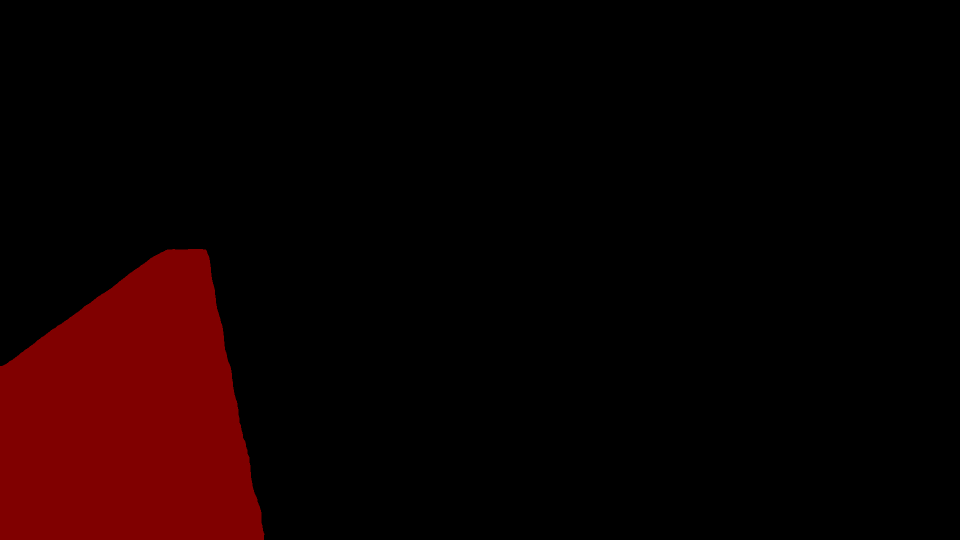
#> input picture result10.png, 1920 x 1080 px (shown at 1/2 size)
$ python Corner.py
#> lines starting #> are read from the running program, lines starting #| are printed output that depends on the picture; after the words box and inside, x2 and y2 are one past the last pixel; in counts of white or black regions, pixels touching at a corner belong together; long printed decimals are rounded
import cv2
import numpy as np
from sklearn.cluster import KMeans
import math
from pylsd.lsd import lsd
import time

def calculate_intersection(line1, line2):
    rho1, theta1 = line1[0]
    rho2, theta2 = line2[0]

    # 计算直线1的笛卡尔坐标参数
    x1 = rho1 * np.cos(theta1)
    y1 = rho1 * np.sin(theta1)
    x2 = x1 + 1000 * (-np.sin(theta1))
    y2 = y1 + 1000 * (np.cos(theta1))

    # 计算直线2的笛卡尔坐标参数
    x3 = rho2 * np.cos(theta2)
    y3 = rho2 * np.sin(theta2)
    x4 = x3 + 1000 * (-np.sin(theta2))
    y4 = y3 + 1000 * (np.cos(theta2))

    # 计算直线1和直线2的交点坐标
    det = (x1 - x2) * (y3 - y4) - (y1 - y2) * (x3 - x4)
    if abs(det) < 1e-6:
        return None  # 两直线平行或重合，不存在交点

    x = ((x1 * y2 - y1 * x2) * (x3 - x4) - (x1 - x2) * (x3 * y4 - y3 * x4)) / det
    y = ((x1 * y2 - y1 * x2) * (y3 - y4) - (y1 - y2) * (x3 * y4 - y3 * x4)) / det

    return x, y

def Houghfindlines(line_data, theta_rho, num):
    # 初始化K-Means模型，指定要分为二类
    kmeans = KMeans(n_clusters=num)
    # 当遇到小目标的跑道采用聚类4个值，只取其中两个category进行挑出进行标注
    # 进行聚类
    kmeans.fit(theta_rho)

    # 获取每个值所属的类别标签
    labels = kmeans.labels_

    # 创建四个空列表，用于存放每个类别的值
    category1 = []
    category2 = []


    # 将值根据类别标签分配到四个列表中
    for i, label in enumerate(labels):
        if label == 0:
            category1.append(theta_rho[i][0])
        elif label == 1:
            category2.append(theta_rho[i][0])


    category=[category1[0], category2[0]]

    return_lines = []
    for line in line_data:
        rho1, theta1 = line[0]
        if theta1 in category:
            category.remove(theta1)
            return_lines.append(line)

    return return_lines
    # 打印每个类别的值
def pointfind(point_data, x_data, num):
    # 初始化K-Means模型，指定要分为二类
    kmeans = KMeans(n_clusters=num)
    # 进行聚类
    kmeans.fit(x_data)
    # 获取每个值所属的类别标签
    labels = kmeans.labels_
    # 创建四个空列表，用于存放每个类别的值
    category1 = []
    category2 = []
    category3 = []
    category4 = []
    # 将值根据类别标签分配到四个列表中
    for i, label in enumerate(labels):
        if label == 0:
            category1.append(x_data[i][0])
        elif label == 1:
            category2.append(x_data[i][0])
        elif label == 2:
            category3.append(x_data[i][0])
        elif label == 3:
            category4.append(x_data[i][0])

    category=[category1[0], category2[0], category3[0], category4[0]]

    return_points = []
    for point in point_data:
        x1, y1 = point
        if x1 in category:
            category.remove(x1)
            return_points.append(point)

    return return_points

def find_contour(contours):
    w_data = []
    for contour in contours:
        x, y, w, h = cv2.boundingRect(contour)
        w_data.append(w)
    wmax = max(w_data)
    for contour in contours:
        x, y, w, h = cv2.boundingRect(contour)
        if w == wmax:
            fin_contour = contour
            break
    return fin_contour

# 最小包络四边形算法
def quadframe(contours_canvas,gray):
    ret, thresh = cv2.threshold(gray, 30, 255, cv2.THRESH_BINARY)
    contours, hierarchy = cv2.findContours(thresh, cv2.RETR_TREE, cv2.CHAIN_APPROX_SIMPLE)
    x, y, w, h = cv2.boundingRect(find_contour(contours))
    cv2.rectangle(contours_canvas, (x, y), (x+w, y+h), 1, 3)
    # cv2.rectangle(image, (x, y), (x + w, y + h), 255, 1)
    cv2.imshow('contours_canvas', contours_canvas)
    # [5 lines of commented-out code are left out]
    cnt_len = cv2.arcLength(contours[0], True)
    cnt = cv2.approxPolyDP(contours[0], 0.02 * cnt_len, True)
    down_cnt = sorted(cnt, key=lambda point: point[0][1], reverse=True)[:2]

    return down_cnt

start_time = time.time()
# 读取图像并转为灰度图像 初始化图像参数
image = cv2.imread('result10.png')
#> image is the input picture: shape (1080, 1920, 3); mean B, G, R 0, 0, 14.5
image1 = cv2.imread('zhuanli.png')
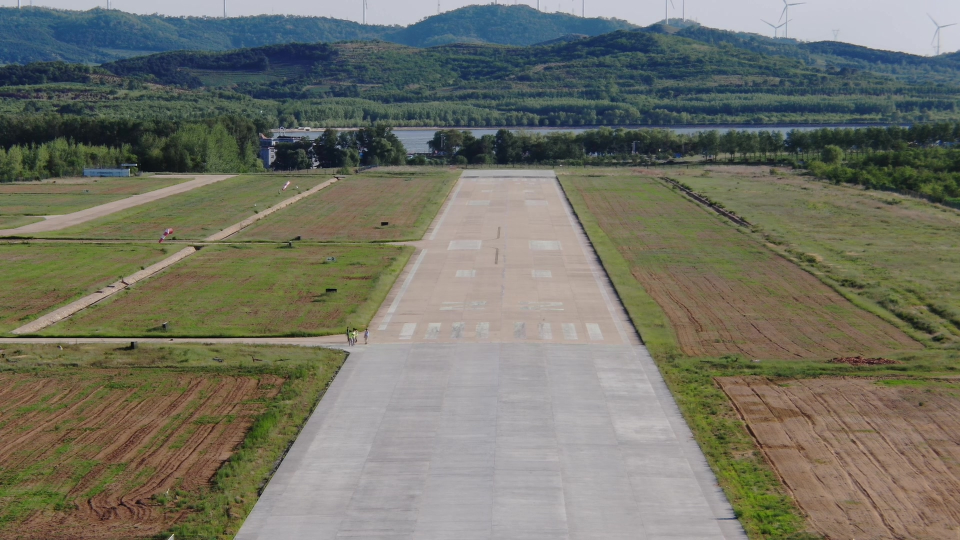
#> input picture zhuanli.png, 1920 x 1080 px (shown at 1/2 size)
#> image1 is the input picture: shape (1080, 1920, 3); mean B, G, R 101.9, 114.3, 114
image2 = cv2.imread('result10.png')
gray = cv2.cvtColor(image, cv2.COLOR_BGR2GRAY)
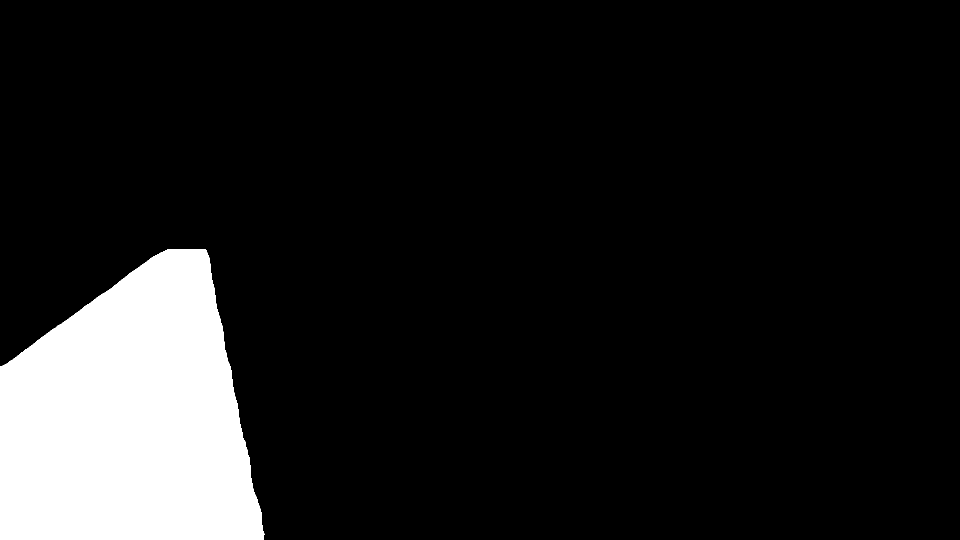
#> gray: shape (1080, 1920) (shown at 1/2 size); values 0 (black) and 38 (white), 11.3% white; 1 white region, box (x1, y1, x2, y2) and area: (0, 498, 529, 1080) 234904
lines_canvas = np.zeros(image.shape, dtype=np.uint8)
lines_canvas = cv2.cvtColor(lines_canvas, cv2.COLOR_BGR2GRAY)
contours_canvas = np.zeros(image.shape, dtype=np.uint8)
contours_canvas = cv2.cvtColor(contours_canvas, cv2.COLOR_BGR2GRAY)
down_cnt = quadframe(contours_canvas, gray)
#> in quadframe, `ret, thresh = cv2.threshold(gray, 30, 255, cv2.THRESH_BINARY)`: thresh: shape (1080, 1920); 11.3% white; 1 white region
#> in quadframe, `contours, hierarchy = cv2.findContours(thresh, cv2.RETR_TREE, cv2.CHAI..`: contours = 1 contour; box (x1, y1, x2, y2) and area: (0, 498, 529, 1080) 233970
#> the loop in find_contour, `for contour in contours:` made 1 pass
#> (x, y, w, h) on pass 1: (0, 498, 529, 582)
#> after the loop in find_contour, `for contour in contours:`: w_data = [529]
#> in find_contour, `wmax = max(w_data)`: wmax = 529
#> in quadframe, `x, y, w, h = cv2.boundingRect(find_contour(contours))`: x = 0; y = 498; w = 529; h = 582
#> in quadframe, `cv2.rectangle(contours_canvas, (x, y), (x+w, y+h), 1, 3)`:
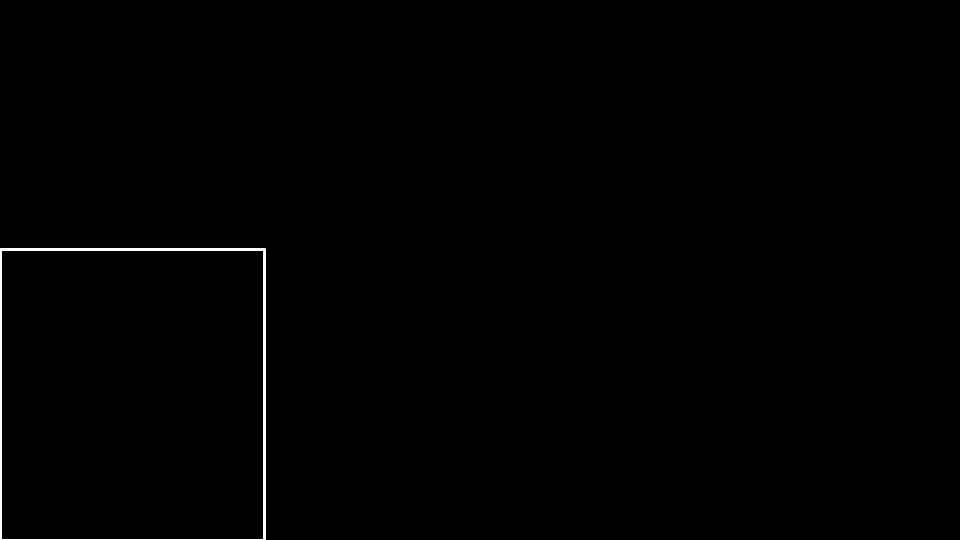
#> contours_canvas: shape (1080, 1920) (shown at 1/2 size); values 0 (black) and 1 (white), 0.4% white; 1 white region, box (x1, y1, x2, y2) and area: (0, 496, 532, 1080) 8337
#> in quadframe, `cnt_len = cv2.arcLength(contours[0], True)`: cnt_len = 2012
#> in quadframe, `cnt = cv2.approxPolyDP(contours[0], 0.02 * cnt_len, True)`: cnt = [[411, 499], [0, 732], [0, 1079], [527, 1079]]
#> in quadframe, `down_cnt = sorted(cnt, key=lambda point: point[0][1], reverse=True)[:2]`: down_cnt = [[[0, 1079]], [[527, 1079]]]
#> down_cnt = [[[0, 1079]], [[527, 1079]]]


# 边缘检测
edges = cv2.Canny(gray, 150, 200)
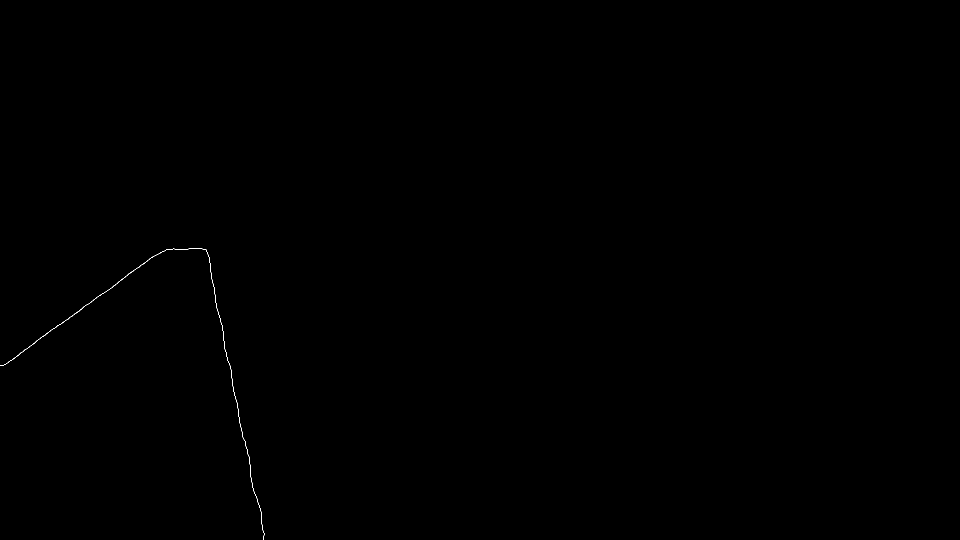
#> edges: shape (1080, 1920) (shown at 1/2 size); 0.05% white in thin lines or dots, all inside (x1, y1, x2, y2) = (0, 497, 529, 1080)
# cv2.imshow('edges',edges)
# cv2.waitKey(0)
# cv2.destroyAllWindows()
# 霍夫变换检测直线
lines = cv2.HoughLines(edges, 2, np.pi/180, threshold=60)
#> lines = 34 rows, first 8: [-310, 2.95], [594, 0.942], [-296, 2.93], [600, 0.96], [592, 0.925], [588, 0.925], [582, 0.908], [-322, 2.97]


theta_rho = []
for line in lines:
    rho1, theta1 = line[0]
    theta_rho.append(theta1)
#> this loop made 34 passes
#> (rho1, theta1) on passes 1 to 12: (-310, 2.95), (594, 0.942), (-296, 2.93), (600, 0.96), (592, 0.925), (588, 0.925), (582, 0.908), (-322, 2.97), (-278, 2.91), (-326, 2.97), (604, 0.977), (-332, 2.98)
#> after the loop, theta_rho = 34 values, max 3.02 at index 29, min 0.873 at index 28, mean 2.15

reshape_theta = np.array(theta_rho).reshape(-1, 1)
#> reshape_theta has the same summary as theta_rho
standard_lines = Houghfindlines(lines, reshape_theta, 2)
#> after the loop in Houghfindlines, `for i, label in enumerate(labels):`: category1 = [0.942, 0.96, 0.925, 0.925, 0.908, 0.977, 0.908, 0.89, 1.55, 0.89, 1.54, 0.908, 0.995, 0.873]; category2 = [2.95, 2.93, 2.97, 2.91, 2.97, 2.98, 2.88, 2.98, 2.91, 2.91, 2.9, 2.98, 2.9, 3, 3, 3.02, 2.83, 2.98, 2.88, 3]
#> in Houghfindlines, `category=[category1[0], category2[0]]`: category = [0.942, 2.95]
#> the loop in Houghfindlines, `for line in line_data:` made 34 passes
#> after the loop in Houghfindlines, `for line in line_data:`: category = []; return_lines = [[[-310, 2.95]], [[594, 0.942]]]
#> standard_lines = [[[-310, 2.95]], [[594, 0.942]]]


# 计算直线方程并求解交点坐标

intersections = []
for i in range(len(standard_lines)):
    for j in range(i+1, len(standard_lines)):
        intersection = calculate_intersection(standard_lines[i], standard_lines[j])
        if intersection == None:
            continue
        intersections.append(intersection)
#> this loop made 2 passes
#> after the loop, intersections = [(401.8, 442.3)]

v, w = intersection
#> v = 401.8; w = 442.3
v = int(v)
#> v = 401
w = int(w)
#> w = 442
# 画直线
for line in standard_lines:
    rho, theta = line[0]
    print(theta)
    a = np.cos(theta)
    b = np.sin(theta)
    x0 = a * rho
    y0 = b * rho
    x1 = int(x0 + 2000 * (-b))
    y1 = int(y0 + 2000 * (a))
    x2 = int(x0 - 2000 * (-b))
    y2 = int(y0 - 2000 * (a))

    # (x1, y1), (x2, y2) = sorted(((x1, y1), (x2, y2)), key=lambda pt: pt[0])
    cv2.line(lines_canvas, (x1, y1), (x2, y2), 1, 1)
    cv2.line(image, (x1, y1), (x2, y2), 255, 3)
#> this loop made 2 passes
#> (rho, theta, a, b, x0, y0, x1, y1) on passes 1 to 2: (-310, 2.95, -0.982, 0.191, 304.3, -59.15, -77, -2022), (594, 0.942, 0.588, 0.809, 349.1, 480.6, -1268, 1656)
#| 2.950
#| 0.9425
#> image: shape (1080, 1920, 3); 0.58% of pixels changed, all inside (x1, y1, x2, y2) = (0, 0, 1016, 1080)
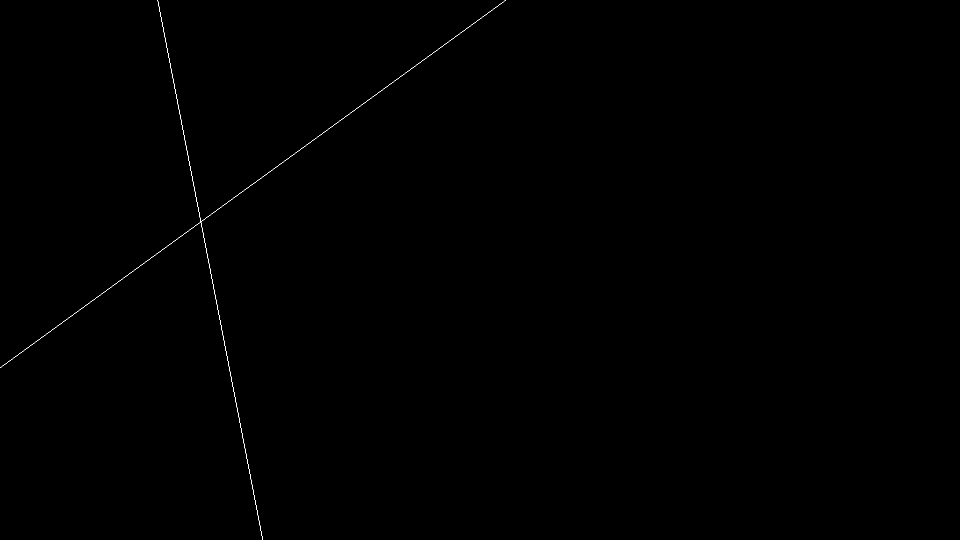
#> lines_canvas: shape (1080, 1920) (shown at 1/2 size); values 0 (black) and 1 (white), 0.1% white in thin lines or dots, all inside (x1, y1, x2, y2) = (0, 0, 1012, 1080)

cv2.imshow('canvas2', image)
cv2.waitKey(0)
cv2.destroyAllWindows()

# 求角平分线
# print(standard_lines[0])
'''
rho1, theta1 = standard_lines[0][0]
rho2, theta2 = standard_lines[1][0]

theta = (theta1+theta2) / 2
a = np.cos(theta)
b = np.sin(theta)

x1 = int(v + 2000 * (-b))
y1 = int(w + 2000 * (a))

# (x1, y1), (x2, y2) = sorted(((x1, y1), (x2, y2)), key=lambda pt: pt[0])
cv2.line(image, (v, w), (x1, y1), 255, 3)


cv2.imshow('canvas2', image)
cv2.waitKey(0)
cv2.destroyAllWindows()
cv2.imwrite('C:/Users/LENOVO/Desktop/result.png', image)

'''

'''
for intersection in intersections:
    w, v = intersection
    cv2.circle(image, (int(w), int(v)), 5, (0, 255, 0), -1)

print(intersections)
'''

corners = []
corners_y, corners_x = np.where(contours_canvas + lines_canvas == 2)
#> corners_y = 17 values from 496 to 1079; corners_x = 17 values, max 525 at index 15, min 0 at index 14, mean 317.4
corners += zip(corners_x, corners_y)
#> corners = [(329, 496), (412, 496), (327, 497), (328, 497), (412, 497), (326, 498), (412, 498), (324, 499), (325, 499), (412, 499), (323, 500), (412, 500), (1, 734), (2, 734), (0, 735), (525, 1078), (525, 1079)]
# corners = sorted(corners, key=lambda theta: math.tan(theta), reverse=True)[:2]
# corners = sorted(corners, key=lambda x: x[0], reverse=False)[:4]
# 这个是4个点

x_data = []
for corner in corners:
    x1, y1 = corner
    x_data.append(x1)
#> this loop made 17 passes
#> after the loop, x_data = [329, 412, 327, 328, 412, 326, 412, 324, 325, 412, 323, 412, 1, 2, 0, 525, 525]

x_data = np.array(x_data).reshape(-1, 1)
#> x_data has the same summary as corners_x
corners = pointfind(corners, x_data, 4)
#> after the loop in pointfind, `for i, label in enumerate(labels):`: category1 = [412, 412, 412, 412, 412]; category2 = [1, 2, 0]; category3 = [329, 327, 328, 326, 324, 325, 323]; category4 = [525, 525]
#> in pointfind, `category=[category1[0], category2[0], category3[0], category4[0]]`: category = [412, 1, 329, 525]
#> the loop in pointfind, `for point in point_data:` made 17 passes
#> after the loop in pointfind, `for point in point_data:`: category = []; return_points = [(329, 496), (412, 496), (1, 734), (525, 1078)]
#> corners = [(329, 496), (412, 496), (1, 734), (525, 1078)]

print(corners)
#| [(329, 496), (412, 496), (1, 734), (525, 1078)]

down_corners = sorted(corners, key=lambda y: y[1], reverse=True)[:2]
#> down_corners = [(525, 1078), (1, 734)]
# 抽取最下面两个点

downx1, downy1 = down_corners[0]
#> downx1 = 525; downy1 = 1078
downx2, downy2 = down_corners[1]
#> downx2 = 1; downy2 = 734

v1 = int((downx1 + downx2)/2.0)
#> v1 = 263
w1 = int((downy2 + downy2)/2.0)
#> w1 = 734

k = (w1 - w) / (v1 - v)
#> k = -2.12
b = w1 - k * v1
#> b = 1290.5


x = 2000  # 从 -10 到 10
x1 = -2000
# 计算对应的 y 值
y = int(x * k + b)
#> y = -2941
y1 = int(x1 * k + b)
#> y1 = 5522


(x, y), (x1, y1) = sorted(((x, y), (x1, y1)), key=lambda pt: pt[0])
#> x = -2000; y = 5522; x1 = 2000; y1 = -2941
cv2.line(image, (x, y), (x1, y1),  255, 3)
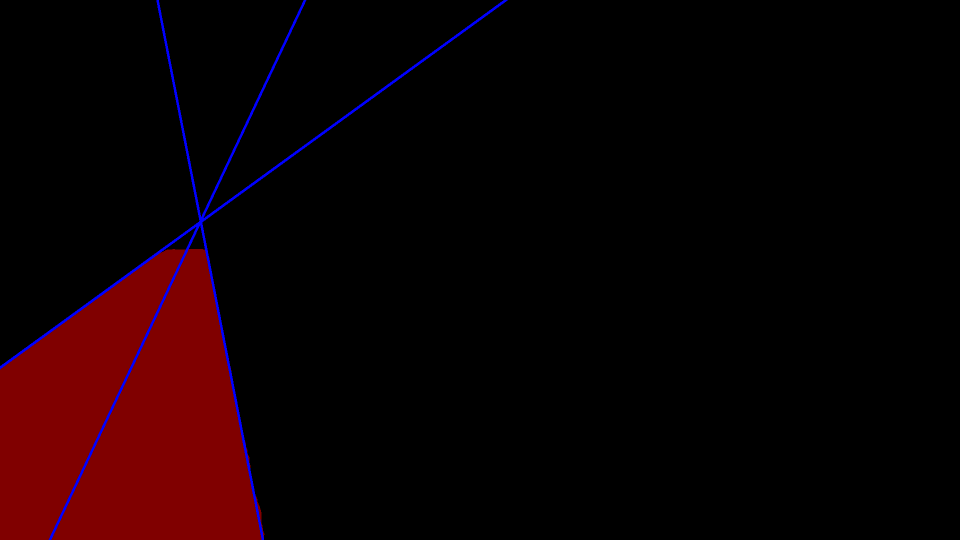
#> image: shape (1080, 1920, 3) (shown at 1/2 size); mean B, G, R 2.2, 0, 14.1

'''
cv2.imshow('canvas2', image)
cv2.waitKey(0)
cv2.destroyAllWindows()
cv2.imwrite('C:/Users/LENOVO/Desktop/result.png', image)
'''

for corner in corners:
    x, y = corner
    cv2.circle(image, (int(x), int(y)), 15, (0, 255, 0), -1)
#> this loop made 4 passes
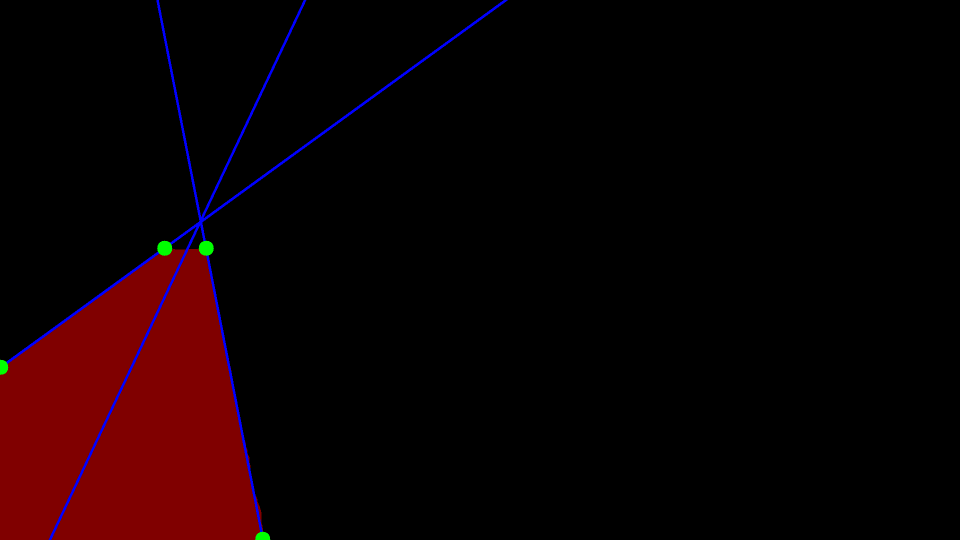
#> image: shape (1080, 1920, 3) (shown at 1/2 size); 0.11% of pixels changed, all inside (x1, y1, x2, y2) = (0, 481, 541, 1080)
# 显示结果图像
cv2.imshow('Intersections', image)
cv2.imwrite('C:/Users/LENOVO/Desktop/result.png', image)
'''
for point_cnt in down_cnt:
    x, y = point_cnt
    cv2.circle(image, (int(x), int(y)), 5, (0, 255, 0), -1)
'''

end_time = time.time()
execution_time = end_time - start_time
print(execution_time)
# cv2.imwrite('C:/Users/LENOVO/Desktop/result.png', image)
cv2.waitKey(0)
cv2.destroyAllWindows()
# 程序作用：输入图片，通过霍夫变换得到交点坐标值，并在图片当中标出
